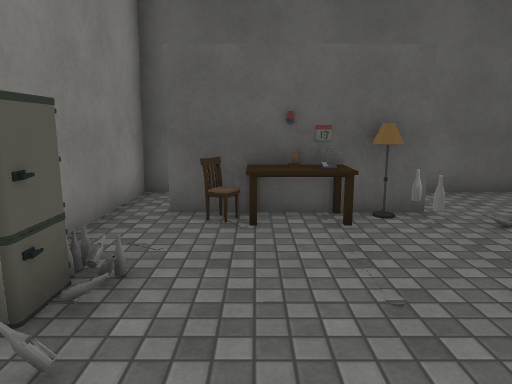
[1] (above)

15 first-person views from a walk through a 3-D level made in the Unity game engine. The camera is 1.5 m above the floor, tilts 10° down and sees 70° across. The floor is counted in squares, 1 m on a side. Each view is taken from the middle of a square. On the plan, view 1 faces up. The plan holds only what a view shows up to about 16 squares ahead; the rest is blank. The place goes on beyond the plan. The player is left out. Door leaves are left out, so doorways stand open. Some surface patterns are stand-ins.

[2]
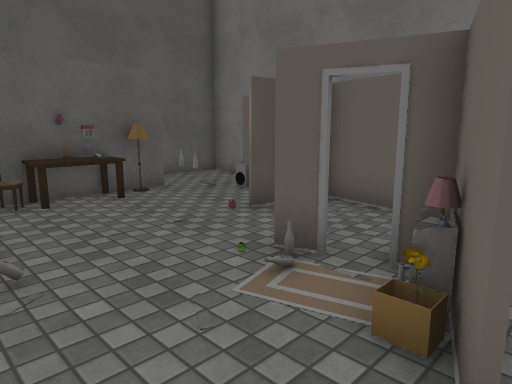

[3]
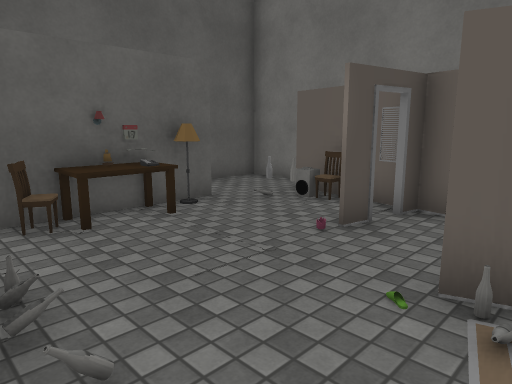

[4]
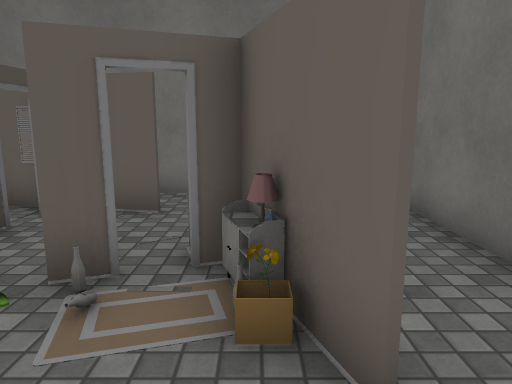

[5]
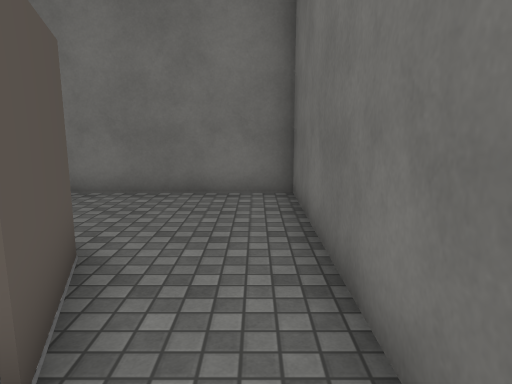

[6]
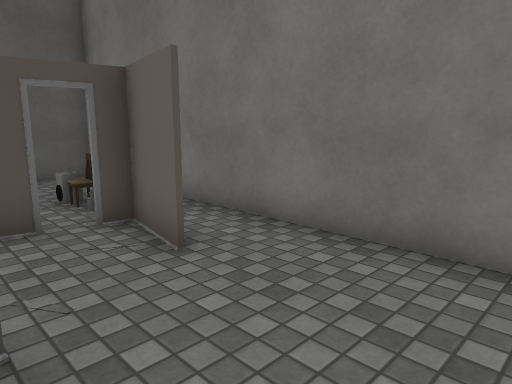

[7]
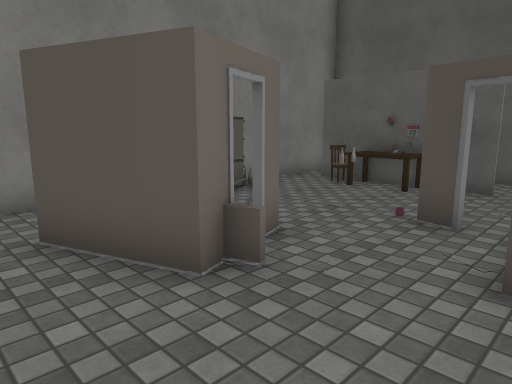

[8]
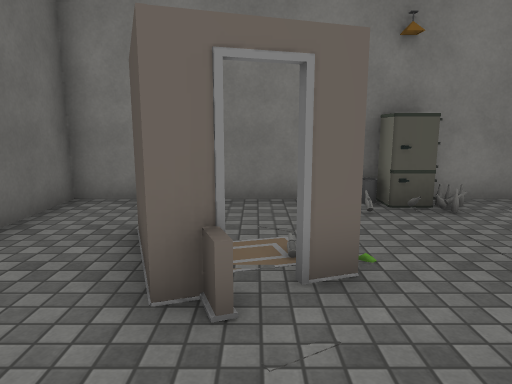

[9]
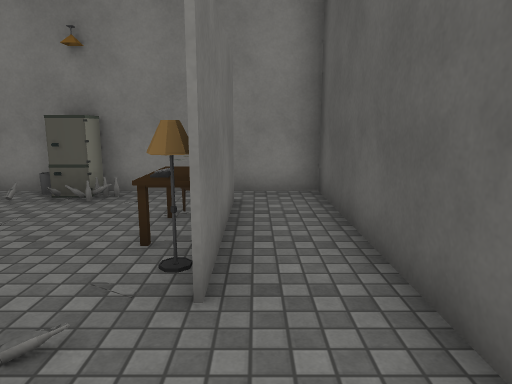

[10]
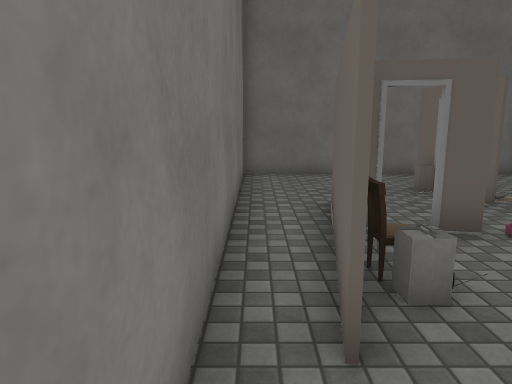

[11]
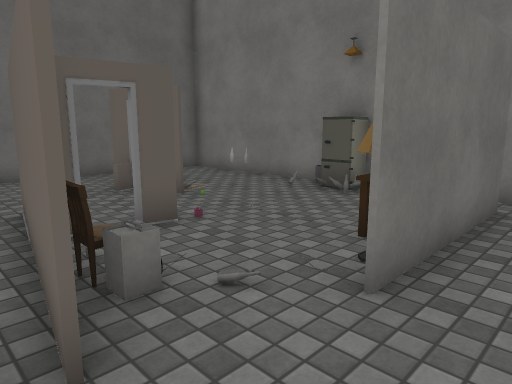

[12]
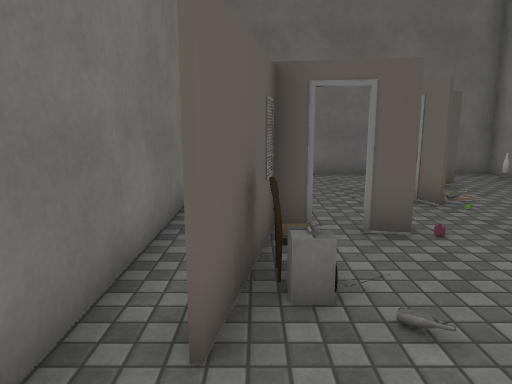

[13]
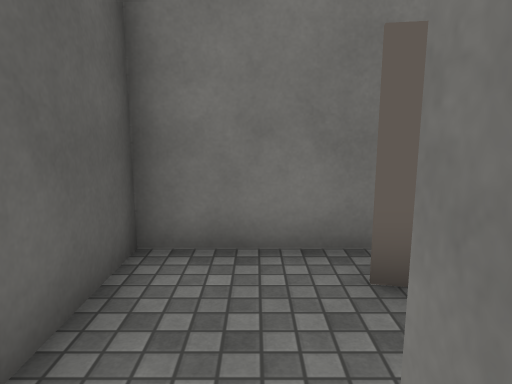

[14]
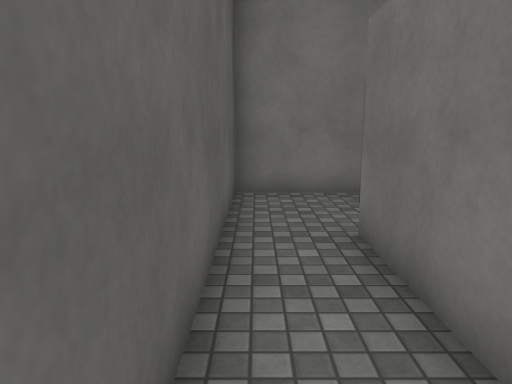

[15]
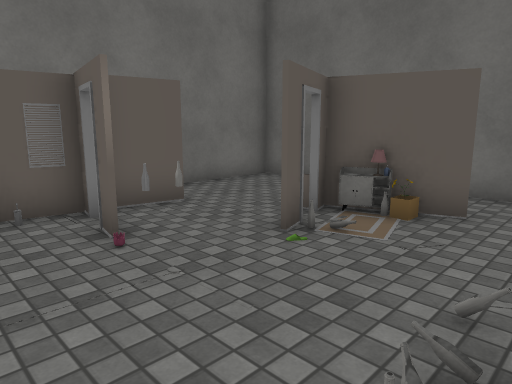

### Floor plan
Points are (right, up) in squares from view 1. A wall is a line through its corners. A room is listed if a view was taken in it or the views show most of it. See-through windows are left out.
Room 1 (views 1, 2, 3, 4, 5, 6, 9, 10, 11, 12, 13, 14, 15)
walls: (2.7, 3) (3.5, 2.9); (1.4, 1.1) (1.7, 0.4); (3.4, 2.8) (2.7, 2.9); (1.6, 0.4) (1.3, 1.1); (4.1, 2.7) (4.6, 2.7); (2.4, 6.5) (3.1, 6.5) (2.4, 6.5); (4.9, 3.4) (5.1, 4.7); (2.1, -0.9) (-0.4, -1.8); (4.4, 0.7) (4.7, 2.5); (5.2, 4.7) (4.8, 2.5); (-0.4, -1.7) (2, -0.8) (1.8, -0.3) (2.4, -0.1); (6.4, 2.5) (6.4, 8.5) (-2.6, 8.5) (-2.6, -3.9) (2.4, -3.9)
ways out: opening at (2, -2.5) to room 2; opening at (3, 1) to room 2; opening at (6, 3) to room 2; open door at (2, 0) to room 2; open door at (4, 3)
objects: other object (-2, 3); other object (-1, 6); other object (0, 6); other object (1, -2); other object (1, -1); other object (1, 0); other object (1, 3); other object (1, 6); other object (1, 7); other object (2, 6); other object (5, 5)
Room 2 (views 7, 8)
walls: (2.4, -0.3) (1.8, -0.5); (1.9, -0.2) (2.1, -0.9); (4.8, 2.5) (4.5, 0.6); (2.4, -3.9) (6.4, -3.9) (6.4, 2.5)
ways out: opening at (2, -2.5) to room 1; opening at (3, 1) to room 1; opening at (6, 3) to room 1; open door at (2, 0) to room 1

Where each view was taken, in squares from view 1:
view 1: 0 up, 0 right, facing up
view 2: 2 down, 2 left, facing up-right
view 3: 0 up, 2 left, facing up-right
view 4: 1 down, 2 left, facing right
view 5: 3 down, 2 left, facing right
view 6: 3 down, 2 right, facing up-right
view 7: 3 down, 5 right, facing up-left
view 8: 0 up, 5 right, facing left
view 9: 7 up, 6 right, facing left
view 10: 8 up, 6 right, facing down
view 11: 8 up, 6 right, facing down-left
view 12: 8 up, 5 right, facing down
view 13: 7 up, 2 right, facing right
view 14: 8 up, 2 left, facing right
view 15: 5 up, 2 left, facing down-right
